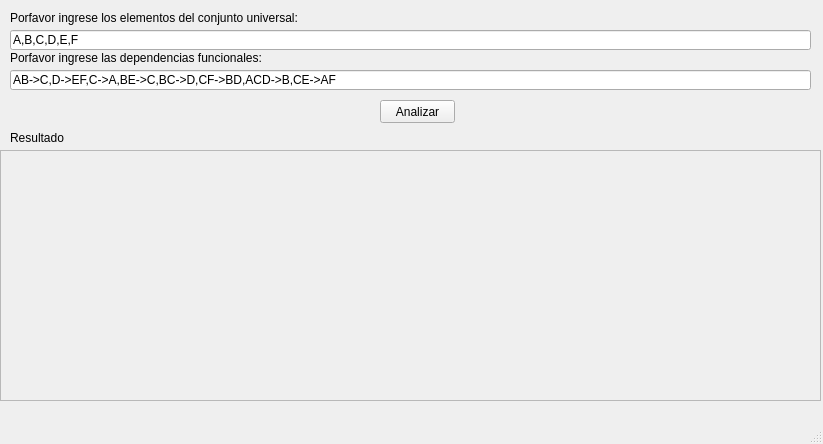
<?xml version="1.0" encoding="UTF-8"?>
<ui version="4.0">
 <class>MainWindow</class>
 <widget class="QMainWindow" name="MainWindow">
  <property name="geometry">
   <rect>
    <x>0</x>
    <y>0</y>
    <width>823</width>
    <height>444</height>
   </rect>
  </property>
  <property name="windowTitle">
   <string>Dependenciasc Funcionales</string>
  </property>
  <widget class="QWidget" name="centralwidget">
   <widget class="QLabel" name="label">
    <property name="geometry">
     <rect>
      <x>10</x>
      <y>10</y>
      <width>801</width>
      <height>16</height>
     </rect>
    </property>
    <property name="text">
     <string>Porfavor ingrese los elementos del conjunto universal:</string>
    </property>
   </widget>
   <widget class="QPushButton" name="analizaJson">
    <property name="geometry">
     <rect>
      <x>380</x>
      <y>100</y>
      <width>75</width>
      <height>23</height>
     </rect>
    </property>
    <property name="text">
     <string>Analizar</string>
    </property>
   </widget>
   <widget class="QLabel" name="label_2">
    <property name="geometry">
     <rect>
      <x>10</x>
      <y>130</y>
      <width>801</width>
      <height>16</height>
     </rect>
    </property>
    <property name="text">
     <string>Resultado</string>
    </property>
   </widget>
   <widget class="QTextEdit" name="textEdit">
    <property name="enabled">
     <bool>false</bool>
    </property>
    <property name="geometry">
     <rect>
      <x>0</x>
      <y>150</y>
      <width>821</width>
      <height>251</height>
     </rect>
    </property>
    <property name="html">
     <string>&lt;!DOCTYPE HTML PUBLIC &quot;-//W3C//DTD HTML 4.0//EN&quot; &quot;http://www.w3.org/TR/REC-html40/strict.dtd&quot;&gt;
&lt;html&gt;&lt;head&gt;&lt;meta name=&quot;qrichtext&quot; content=&quot;1&quot; /&gt;&lt;style type=&quot;text/css&quot;&gt;
p, li { white-space: pre-wrap; }
&lt;/style&gt;&lt;/head&gt;&lt;body style=&quot; font-family:'MS Shell Dlg 2'; font-size:8.25pt; font-weight:400; font-style:normal;&quot;&gt;
&lt;p style=&quot;-qt-paragraph-type:empty; margin-top:0px; margin-bottom:0px; margin-left:0px; margin-right:0px; -qt-block-indent:0; text-indent:0px;&quot;&gt;&lt;br /&gt;&lt;/p&gt;&lt;/body&gt;&lt;/html&gt;</string>
    </property>
   </widget>
   <widget class="QLineEdit" name="conjuntoText">
    <property name="geometry">
     <rect>
      <x>10</x>
      <y>30</y>
      <width>801</width>
      <height>20</height>
     </rect>
    </property>
    <property name="text">
     <string>A,B,C,D,E,F</string>
    </property>
   </widget>
   <widget class="QLabel" name="label_3">
    <property name="geometry">
     <rect>
      <x>10</x>
      <y>50</y>
      <width>801</width>
      <height>16</height>
     </rect>
    </property>
    <property name="text">
     <string>Porfavor ingrese las dependencias funcionales:</string>
    </property>
   </widget>
   <widget class="QLineEdit" name="dependenciasText">
    <property name="geometry">
     <rect>
      <x>10</x>
      <y>70</y>
      <width>801</width>
      <height>20</height>
     </rect>
    </property>
    <property name="text">
     <string>AB-&gt;C,D-&gt;EF,C-&gt;A,BE-&gt;C,BC-&gt;D,CF-&gt;BD,ACD-&gt;B,CE-&gt;AF</string>
    </property>
   </widget>
  </widget>
  <widget class="QMenuBar" name="menubar">
   <property name="geometry">
    <rect>
     <x>0</x>
     <y>0</y>
     <width>823</width>
     <height>21</height>
    </rect>
   </property>
  </widget>
  <widget class="QStatusBar" name="statusbar"/>
 </widget>
 <resources/>
 <connections/>
</ui>
